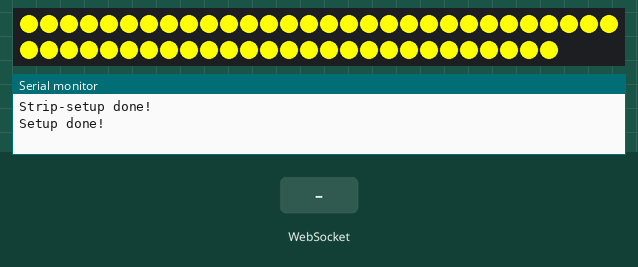
This sketch was run on a simulated ESP8266 (NodeMCU). Parts: 57 RGB LEDs in strip order, left to right, continuing on the next row, the last lines printed to the serial monitor. The inputs (shaded band) are chosen by the test bench. WiFi joins after 1.5 s; servers stay silent unless stated.

Above: at 2.7 s.
2.8 s: WebSocket text "1" received
At 4.0 s:
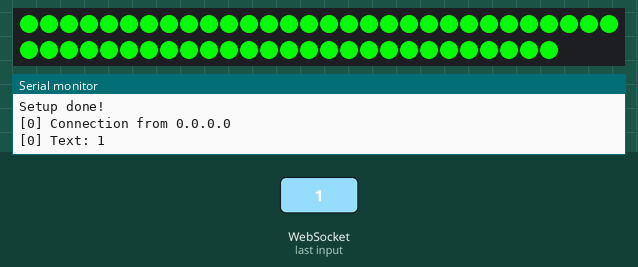
Timing chart, 0 to 5.8 s (numbered marks = the images above; inputs shaded):
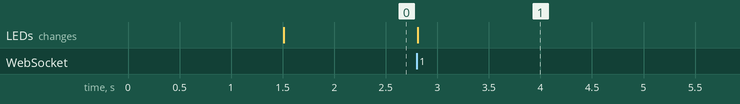

Measured:
- after the input at 2.8 s, the LEDs: first change at once (image 1 shows a later state)

The sketch:

sketch.ino
```cpp
#include <WebSocketsServer.h>
#include <ESP8266WiFi.h>
#include <ESP8266WebServer.h>
#include <ArduinoJson.h>
#include <WS2812FX.h>
#include <WiFiManager.h>

#define STRIP_PIN 2             // PIN D4 on ESP-8266
#define STRIP_LED_NUMBER 57

DynamicJsonDocument doc(512);
StaticJsonDocument<200> staticDoc;
WS2812FX strip = WS2812FX(STRIP_LED_NUMBER, STRIP_PIN, NEO_GRB + NEO_KHZ800);
ESP8266WebServer server(80);
WebSocketsServer webSocket = WebSocketsServer(81);
WiFiManager wifiManager;

void setup() {
  Serial.begin(115200);
  initStrip();
  initWifiManager();
  initWebsocket();
  Serial.println("Setup done!");
}

void loop() {
  webSocket.loop();
  server.handleClient();
  strip.service();
}

void initStrip() {
  strip.init();
  strip.setBrightness(255);
  setStripReady();
  Serial.println("Strip-setup done!");
}

void initWifiManager() {
  wifiManager.autoConnect("AutoConnectAP");
}

void initWebsocket() {
  webSocket.begin();
  webSocket.onEvent(webSocketEvent);
  server.begin();
}

void setStripReady() {
  stopStrip();
  strip.setColor(YELLOW);
  strip.start();
}

void setStripConnected() {
  stopStrip();
  strip.setColor(GREEN);
  strip.start();
}

void setStripError() {
  stopStrip();
  strip.setColor(RED);
  strip.start();
}

void stopStrip() {
  strip.stop();
  strip.strip_off();
  strip.setMode(NO_OPTIONS);
}

void webSocketEvent(uint8_t num, WStype_t type, uint8_t *payload, size_t welength) {
  switch(type) {
    case WStype_CONNECTED: {
      IPAddress ip = webSocket.remoteIP(num);
      Serial.printf("[%u] Connection from ", num);
      Serial.println(ip.toString());
      setStripConnected();
    }
    break;

    case WStype_TEXT: {
      Serial.printf("[%u] Text: %s\n", num, payload);
      webSocket.sendTXT(num, payload);
      String value = (const char *)payload;
      handleRequest(value);
    }
    break;
  }
}

void handleRequest(String value) {
  stopStrip();
  DeserializationError error = deserializeJson(doc, value);
  uint8_t currentMode = doc["mode"];
  uint8_t redColor = doc["red"];
  uint8_t greenColor = doc["green"];
  uint8_t blueColor = doc["blue"];
  if(currentMode != 0) {
    strip.setMode(currentMode);
  }
  if(redColor != 0 || greenColor != 0 || blueColor != 0) {
    strip.setColor(redColor, greenColor, blueColor);
  }
  strip.start();
}
```
